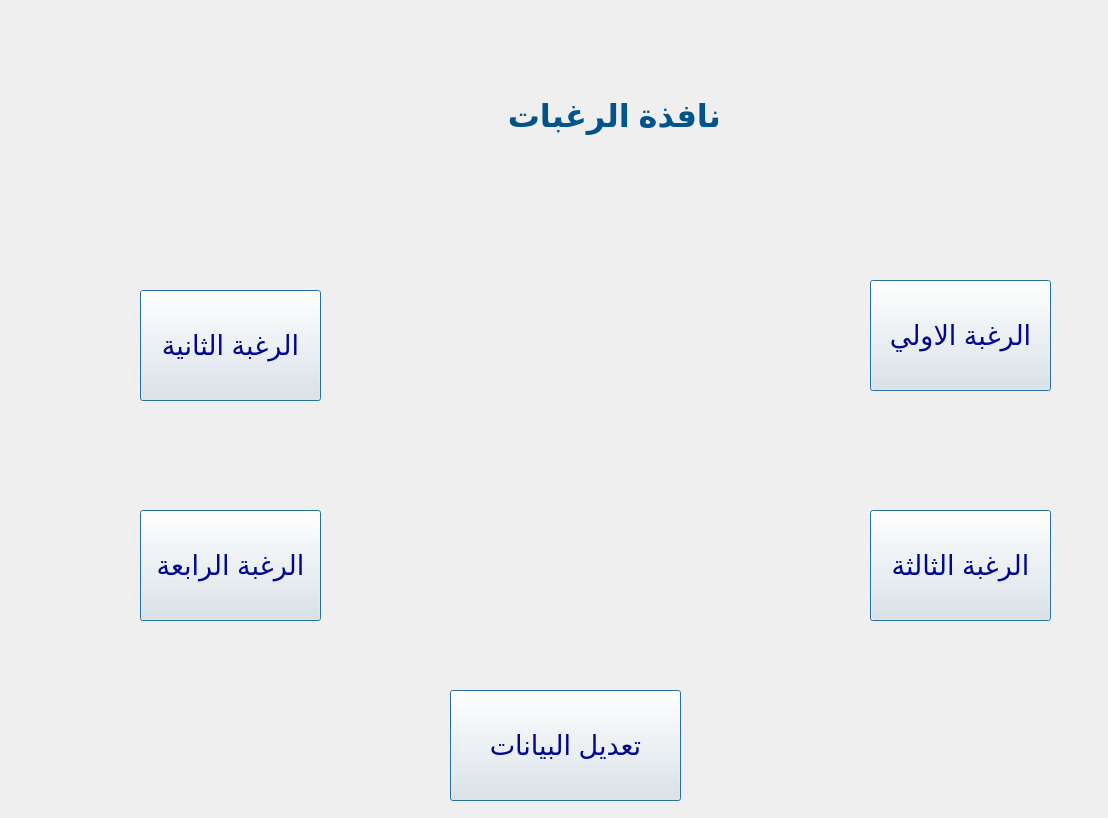
<?xml version="1.0" encoding="UTF-8"?>
<ui version="4.0">
 <class>Form_2</class>
 <widget class="QWidget" name="Form_2">
  <property name="geometry">
   <rect>
    <x>0</x>
    <y>0</y>
    <width>1108</width>
    <height>818</height>
   </rect>
  </property>
  <property name="windowTitle">
   <string>Form</string>
  </property>
  <widget class="QPushButton" name="pushButton_6">
   <property name="geometry">
    <rect>
     <x>870</x>
     <y>280</y>
     <width>181</width>
     <height>111</height>
    </rect>
   </property>
   <property name="font">
    <font>
     <pointsize>20</pointsize>
    </font>
   </property>
   <property name="styleSheet">
    <string notr="true">Color: rgba(0, 7, 141, 1)
</string>
   </property>
   <property name="text">
    <string>الرغبة الاولي</string>
   </property>
   <property name="default">
    <bool>true</bool>
   </property>
  </widget>
  <widget class="QPushButton" name="pushButton_7">
   <property name="geometry">
    <rect>
     <x>140</x>
     <y>290</y>
     <width>181</width>
     <height>111</height>
    </rect>
   </property>
   <property name="font">
    <font>
     <pointsize>20</pointsize>
    </font>
   </property>
   <property name="styleSheet">
    <string notr="true">Color: rgba(0, 7, 141, 1)
</string>
   </property>
   <property name="text">
    <string>الرغبة الثانية</string>
   </property>
   <property name="default">
    <bool>true</bool>
   </property>
  </widget>
  <widget class="QPushButton" name="pushButton_8">
   <property name="geometry">
    <rect>
     <x>870</x>
     <y>510</y>
     <width>181</width>
     <height>111</height>
    </rect>
   </property>
   <property name="font">
    <font>
     <pointsize>20</pointsize>
    </font>
   </property>
   <property name="styleSheet">
    <string notr="true">Color: rgba(0, 7, 141, 1)
</string>
   </property>
   <property name="text">
    <string>الرغبة الثالثة</string>
   </property>
   <property name="default">
    <bool>true</bool>
   </property>
  </widget>
  <widget class="QPushButton" name="pushButton_9">
   <property name="geometry">
    <rect>
     <x>140</x>
     <y>510</y>
     <width>181</width>
     <height>111</height>
    </rect>
   </property>
   <property name="font">
    <font>
     <pointsize>20</pointsize>
    </font>
   </property>
   <property name="styleSheet">
    <string notr="true">Color: rgba(0, 7, 141, 1)
</string>
   </property>
   <property name="text">
    <string>الرغبة الرابعة</string>
   </property>
   <property name="default">
    <bool>true</bool>
   </property>
  </widget>
  <widget class="QPushButton" name="pushButton_10">
   <property name="geometry">
    <rect>
     <x>450</x>
     <y>690</y>
     <width>231</width>
     <height>111</height>
    </rect>
   </property>
   <property name="font">
    <font>
     <pointsize>20</pointsize>
    </font>
   </property>
   <property name="styleSheet">
    <string notr="true">Color: rgba(0, 7, 141, 1)
</string>
   </property>
   <property name="text">
    <string>تعديل البيانات</string>
   </property>
   <property name="default">
    <bool>true</bool>
   </property>
  </widget>
  <widget class="QLabel" name="label_1">
   <property name="geometry">
    <rect>
     <x>-130</x>
     <y>70</y>
     <width>851</width>
     <height>91</height>
    </rect>
   </property>
   <property name="font">
    <font>
     <pointsize>24</pointsize>
     <weight>75</weight>
     <bold>true</bold>
    </font>
   </property>
   <property name="styleSheet">
    <string notr="true">Color: rgba(0, 83, 139, 1)
</string>
   </property>
   <property name="text">
    <string>نافذة الرغبات </string>
   </property>
  </widget>
 </widget>
 <resources/>
 <connections/>
</ui>
